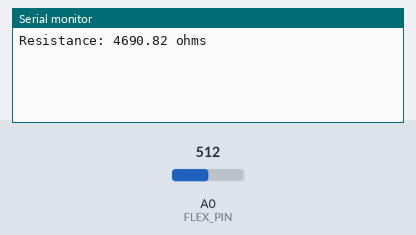
Bench run of a sketch on a simulated ESP8266 (NodeMCU). Parts: the last lines printed to the serial monitor. The inputs (shaded band) are chosen by the test bench; at power-on: A0 (FLEX_PIN) = 512.

Above: at 2.7 s.
2.8 s: A0 (FLEX_PIN) set to 0
At 4.1 s:
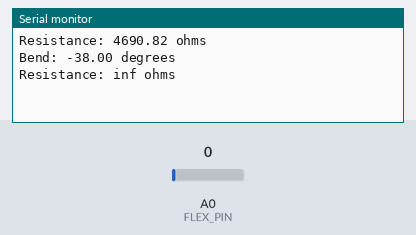
5.5 s: A0 (FLEX_PIN) set to 122
At 6.8 s:
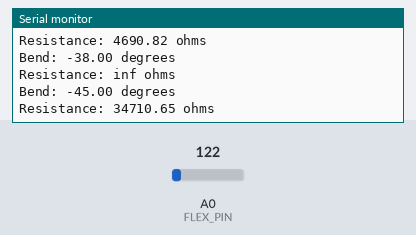
Timing chart, 0 to 8.5 s (numbered marks = the images above; inputs shaded):
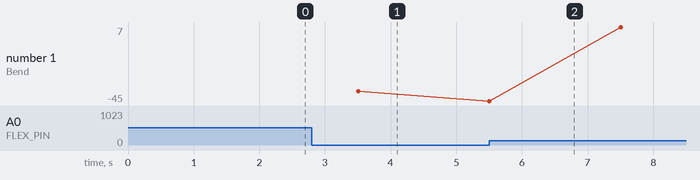

Measured:
- after the input at 2.8 s, the serial monitor: prints a new line after 0.70 s (image 1)
- after the input at 5.5 s, the serial monitor: prints a new line at once (image 2)
- plotted number 1: -38 → 7 after the input at 5.5 s

The sketch:

Flex_Cayenne.ino
```cpp
#include <ESP8266WiFi.h>
#define CAYENNE_PRINT Serial
#include <CayenneMQTTESP8266.h>

// Set these to run example.
char ssid[] = "";
char wifiPassword[] = "";
char username[] = "";
char password[] = "";
char clientID[] = "";

const int FLEX_PIN = A0; // Pin connected to voltage divider output

// Measure the voltage at 5V and the actual resistance of your
// 47k resistor, and enter them below:
const float VCC = 3.3; // Measured voltage of Ardunio 5V line
const float R_DIV = 4700.0; // Measured resistance of 3.3k resistor

// Upload the code, then try to adjust these values to more
// accurately calculate bend degree.
const float STRAIGHT_RESISTANCE = 30000.0; // resistance when straight
const float BEND_RESISTANCE = 90000.0; // resistance at 90 deg

void setup()
{
  Serial.begin(115200);
  pinMode(FLEX_PIN, INPUT);
  Cayenne.begin(username, password, clientID, ssid, wifiPassword);
}


void loop()
{
 // Read the ADC, and calculate voltage and resistance from it
 int flexADC = analogRead(FLEX_PIN);
 float flexV = flexADC * VCC / 1023.0;
 float flexR = R_DIV * (VCC / flexV - 1.0);
 Serial.println("Resistance: " + String(flexR) + " ohms");

 // Use the calculated resistance to estimate the sensor's
 // bend angle:
 float angle = map(flexR, STRAIGHT_RESISTANCE, BEND_RESISTANCE,
                  0, 90.0);
  delay(2000);

 Serial.println("Bend: " + String(angle) + " degrees");


  Cayenne.virtualWrite(0, angle, "Bend","degrees" );

}
```
